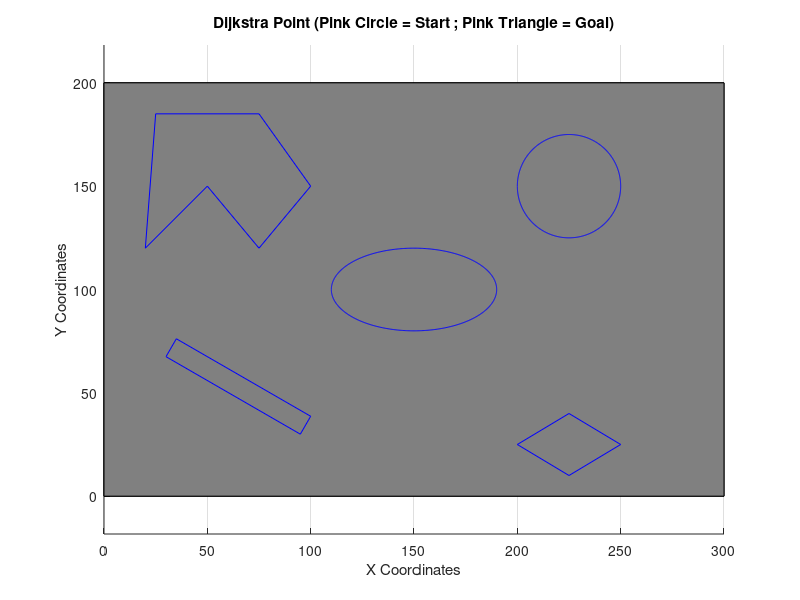

Here is the MATLAB script that generated this plot: (Note: this script raises an error after producing the figure.)
% Chris Wheatley
% ENPM661 Spring 2020
% Project #2

% This script will explore an action space, starting from a user-specified
%   location all the way until the goal node is explored.  Then the optimal
%   path will be drawn.  This script works for both point and rigid robots.

%close all; 
clear all;

% Solicit input node configuration from user
fprintf('\n');
prompt = 'Enter the x,y STARTING node location (e.g. [0,0]), relative to bottom left corner of action space: ';
start_node = input(prompt);
fprintf('\n');

% Solicit goal node configuration from user
fprintf('\n');
prompt1 = 'Enter the x,y GOAL node location (e.g. [181,94]), relative to bottom left corner of action space: ';
goal_node = input(prompt1);
fprintf('\n');

% Solicit robot radius from user
fprintf('\n');
prompt2 = 'Enter robot radius (unit length): ';
r = input(prompt2);
fprintf('\n');

% Solicit obstacle clearance from user
fprintf('\n');
prompt3 = 'Enter obstacle clearance (unit length): ';
c = input(prompt3);
fprintf('\n');

xmax=300; ymax=200;
fig=figure; hold on; axis equal;
% Define black border around action movement area
line([0 xmax xmax 0 0],[0 0 ymax ymax 0],'Color','black');
grid on;
xlabel('X Coordinates'); ylabel('Y Coordinates');
title('Dijkstra Point (Pink Circle = Start ; Pink Triangle = Goal)');

xl = [0 xmax];
yl = [0 ymax];
% Initialize greyed-out action space
patch([xl fliplr(xl)], [yl(1) yl(1) yl(2) yl(2)], [0.5 0.5 0.5]);

% Define obstacle space
% Concave polygon
h1=line([20 50 75 100 75 25 20],[120 150 120 150 185 185 120],'Color','blue');

% Rectangle
h2=line([95 100 35 30 95],[30 38.6603 76.1603 67.5 30],'Color','blue');

% Diamond
h3=line([225 250 225 200 225],[10 25 40 25 10],'Color','blue');

% Ellipse
a=40; % horizontal radius
b=20; % vertical radius
x0=150; % x0,y0 ellipse centre coordinates
y0=100;
t=-pi:0.01:pi;
x=x0+a*cos(t);
y=y0+b*sin(t);
h4=plot(x,y,'Color','blue');

% Circle 
xunit = 25 * cos(t) + 225;
yunit = 25 * sin(t) + 150;
h5=plot(xunit, yunit,'Color','blue');

% xunit = 10 * cos(t) + 25;
% yunit = 10 * sin(t) + 25;
% h6=plot(xunit, yunit,'Color','blue');

Obstacles=[h1 h2 h3 h4 h5];

startInObstacle = obstacleCheckRigid(Obstacles,start_node,r,c);
goalInObstacle = obstacleCheckRigid(Obstacles,goal_node,r,c);

if startInObstacle==1
    outside_obs_start=1;
    while outside_obs_start==1
        % Display message if start node falls outside of action space 
        fprintf('\n');
        disp('INAVLID START NODE LOCATION! Interference w/Obstacle.');
        fprintf('\n');
        prompt = 'Enter new x,y STARTING node location (e.g. [0,0]), relative to bottom left corner of action space: ';
        start_node = input(prompt);
        outside_obs_start = obstacleCheckRigid(Obstacles,start_node,r,c);
    end
end

if goalInObstacle==1
    outside_obs_goal=1;
    while outside_obs_goal==1
        % Display message if goal node falls outside of action space 
        fprintf('\n');
        disp('INAVLID GOAL NODE LOCATION! Interference w/Obstacle.');
        fprintf('\n');
        prompt = 'Enter new x,y GOAL node location (e.g. [0,0]), relative to bottom left corner of action space: ';
        goal_node = input(prompt);
        outside_obs_goal = obstacleCheckRigid(Obstacles,goal_node,r,c);
    end
end

% Start program run timer
tic

% Plot start and end point
plot(start_node(1), start_node(2),'mo','MarkerFaceColor','m');
plot(goal_node(1), goal_node(2),'m^','MarkerFaceColor','m');
drawnow

uistack(fig,'top');

% Initialize start node info
Nodes(1).x=start_node(1);
Nodes(1).y=start_node(2);
Nodes(1).ParentID=0;
Nodes(1).ID=1;
Nodes(1).Cost2Come=0;
Nodes(1).Explored=1;

goal_node_explored=0;
i=1;
ParentIdx=1;

move_cost_slant=sqrt(2);
move_cost_straight=1;

% While goal node HAS NOT BEEN EXPLORED, perform every possible action and
%   record info in running structure
while goal_node_explored==0
    lowest_cost_path_used=0;
    parent_x=Nodes(i).x; 
    parent_y=Nodes(i).y;
    x_vals=[Nodes.x]; y_vals=[Nodes.y];
    
    % Perform all possible actions for node located in bottom left of grid
    if and(Nodes(i).x==0,Nodes(i).y==0)==1
        
        [x,y] = ActionMoveUp(parent_x,parent_y);
        x_mask=x_vals==x; y_mask=y_vals==y;
         
        if sum(and(x_mask,y_mask))>=1
        else
        outside_obs_goal = obstacleCheckRigid(Obstacles,[x,y],r,c);
        if outside_obs_goal==0
            lowest_cost_path_used=1;
            ParentIdx=ParentIdx+1;
            Nodes(ParentIdx).x=x;
            Nodes(ParentIdx).y=y;
            Nodes(ParentIdx).ParentID=i;
            Nodes(ParentIdx).ID=ParentIdx;
            Nodes(ParentIdx).Explored=1;
            Nodes(ParentIdx).Cost2Come=Nodes(i).Cost2Come+move_cost_straight;
            if and(goal_node(1)==x,goal_node(2)==y)==1
                goal_node_explored=1;
            else
            end
            plot(x,y,'ys','MarkerFaceColor','w')             
            drawnow;
        else
        end
        end
        
        [x,y] = ActionMoveRight(parent_x,parent_y);
        x_mask=x_vals==x; y_mask=y_vals==y;
         
        if sum(and(x_mask,y_mask))>=1
        else
        outside_obs_goal = obstacleCheckRigid(Obstacles,[x,y],r,c);
        if outside_obs_goal==0
            lowest_cost_path_used=1;
            ParentIdx=ParentIdx+1;
            Nodes(ParentIdx).x=x;
            Nodes(ParentIdx).y=y;
            Nodes(ParentIdx).ParentID=i;
            Nodes(ParentIdx).ID=ParentIdx;
            Nodes(ParentIdx).Explored=1;
            Nodes(ParentIdx).Cost2Come=Nodes(i).Cost2Come+move_cost_straight;
            if and(goal_node(1)==x,goal_node(2)==y)==1
                goal_node_explored=1;
            else
            end
            plot(x,y,'ys','MarkerFaceColor','w')             
            drawnow;
        else
        end
        end
        
        if lowest_cost_path_used==0
            [x,y] = ActionMoveUpRight(parent_x,parent_y);
            x_mask=x_vals==x; y_mask=y_vals==y;
             
            if sum(and(x_mask,y_mask))>=1
            else

            outside_obs_goal = obstacleCheckRigid(Obstacles,[x,y],r,c);
            if outside_obs_goal==0
                ParentIdx=ParentIdx+1;
                Nodes(ParentIdx).x=x;
                Nodes(ParentIdx).y=y;
                Nodes(ParentIdx).ParentID=i;
                Nodes(ParentIdx).ID=ParentIdx;
                Nodes(ParentIdx).Explored=1;
                Nodes(ParentIdx).Cost2Come=Nodes(i).Cost2Come+move_cost_slant;
                if and(goal_node(1)==x,goal_node(2)==y)==1
                    goal_node_explored=1;
                else
                end
                plot(x,y,'ys','MarkerFaceColor','w') 
                drawnow
            else
            end
            end
        else
        end
        
    % Perform all possible actions for node located in top left of grid
    elseif and(Nodes(i).x==0,Nodes(i).y==ymax)==1
        
        [x,y] = ActionMoveRight(parent_x,parent_y);
        x_mask=x_vals==x; y_mask=y_vals==y;
         
        if sum(and(x_mask,y_mask))>=1
        else
        outside_obs_goal = obstacleCheckRigid(Obstacles,[x,y],r,c);
        if outside_obs_goal==0
            lowest_cost_path_used=1;
            ParentIdx=ParentIdx+1;
            Nodes(ParentIdx).x=x;
            Nodes(ParentIdx).y=y;
            Nodes(ParentIdx).ParentID=i;
            Nodes(ParentIdx).ID=ParentIdx;            
            Nodes(ParentIdx).Explored=1;
            Nodes(ParentIdx).Cost2Come=Nodes(i).Cost2Come+move_cost_straight;
            if and(goal_node(1)==x,goal_node(2)==y)==1
                goal_node_explored=1;
            else
            end
            plot(x,y,'ys','MarkerFaceColor','w')             
            drawnow;
        else
        end
        end
        
        [x,y] = ActionMoveDown(parent_x,parent_y);
        x_mask=x_vals==x; y_mask=y_vals==y;
         
        if sum(and(x_mask,y_mask))>=1
        else        
        outside_obs_goal = obstacleCheckRigid(Obstacles,[x,y],r,c);
        if outside_obs_goal==0
            lowest_cost_path_used=1;
            ParentIdx=ParentIdx+1;
            Nodes(ParentIdx).x=x;
            Nodes(ParentIdx).y=y;
            Nodes(ParentIdx).ParentID=i;
            Nodes(ParentIdx).ID=ParentIdx;            
            Nodes(ParentIdx).Explored=1;
            Nodes(ParentIdx).Cost2Come=Nodes(i).Cost2Come+move_cost_straight;
            if and(goal_node(1)==x,goal_node(2)==y)==1
                goal_node_explored=1;
            else
            end
            plot(x,y,'ys','MarkerFaceColor','w')             
            drawnow;
        else
        end
        end
        
        if lowest_cost_path_used==0
            [x,y] = ActionMoveDownRight(parent_x,parent_y);
            x_mask=x_vals==x; y_mask=y_vals==y;
             
            if sum(and(x_mask,y_mask))>=1
            else

            outside_obs_goal = obstacleCheckRigid(Obstacles,[x,y],r,c);
            if outside_obs_goal==0
                ParentIdx=ParentIdx+1;
                Nodes(ParentIdx).x=x;
                Nodes(ParentIdx).y=y;
                Nodes(ParentIdx).ParentID=i;
                Nodes(ParentIdx).ID=ParentIdx;
                Nodes(ParentIdx).Explored=1;
                Nodes(ParentIdx).Cost2Come=Nodes(i).Cost2Come+move_cost_slant;
                if and(goal_node(1)==x,goal_node(2)==y)==1
                    goal_node_explored=1;
                else
                end
                plot(x,y,'ys','MarkerFaceColor','w') 
                drawnow
            else
            end
            end
        else
        end
        
    % Perform all possible actions for node located in bottom right of grid
    elseif and(Nodes(i).x==xmax,Nodes(i).y==0)==1
       
        [x,y] = ActionMoveUp(parent_x,parent_y);
        x_mask=x_vals==x; y_mask=y_vals==y;
         
        if sum(and(x_mask,y_mask))>=1
        else
        outside_obs_goal = obstacleCheckRigid(Obstacles,[x,y],r,c);
        if outside_obs_goal==0
            lowest_cost_path_used=1;
            ParentIdx=ParentIdx+1;
            Nodes(ParentIdx).x=x;
            Nodes(ParentIdx).y=y;
            Nodes(ParentIdx).ParentID=i;
            Nodes(ParentIdx).ID=ParentIdx;
            Nodes(ParentIdx).Explored=1;
            Nodes(ParentIdx).Cost2Come=Nodes(i).Cost2Come+move_cost_straight;
            if and(goal_node(1)==x,goal_node(2)==y)==1
                goal_node_explored=1;
            else
            end
            plot(x,y,'ys','MarkerFaceColor','w')             
            drawnow;
        else
        end
        end
        
        [x,y] = ActionMoveLeft(parent_x,parent_y);
        x_mask=x_vals==x; y_mask=y_vals==y;
         
        if sum(and(x_mask,y_mask))>=1
        else
        outside_obs_goal = obstacleCheckRigid(Obstacles,[x,y],r,c);
        if outside_obs_goal==0
            lowest_cost_path_used=1;
            ParentIdx=ParentIdx+1;
            Nodes(ParentIdx).x=x;
            Nodes(ParentIdx).y=y;
            Nodes(ParentIdx).ParentID=i;
            Nodes(ParentIdx).ID=ParentIdx;
            Nodes(ParentIdx).Explored=1;
            Nodes(ParentIdx).Cost2Come=Nodes(i).Cost2Come+move_cost_straight;
            if and(goal_node(1)==x,goal_node(2)==y)==1
                goal_node_explored=1;
            else
            end
            plot(x,y,'ys','MarkerFaceColor','w')            
            drawnow;
        else
        end
        end
        
        if lowest_cost_path_used==0
            [x,y] = ActionMoveUpLeft(parent_x,parent_y);
            x_mask=x_vals==x; y_mask=y_vals==y;
             
            if sum(and(x_mask,y_mask))>=1
            else

            outside_obs_goal = obstacleCheckRigid(Obstacles,[x,y],r,c);
            if outside_obs_goal==0
                ParentIdx=ParentIdx+1;
                Nodes(ParentIdx).x=x;
                Nodes(ParentIdx).y=y;
                Nodes(ParentIdx).ParentID=i;
                Nodes(ParentIdx).ID=ParentIdx;
                Nodes(ParentIdx).Explored=1;
                Nodes(ParentIdx).Cost2Come=Nodes(i).Cost2Come+move_cost_slant;
                if and(goal_node(1)==x,goal_node(2)==y)==1
                    goal_node_explored=1;
                else
                end
                plot(x,y,'ys','MarkerFaceColor','w') 
                drawnow
            else
            end
            end
        else
        end
        
    % Perform all possible actions for node located in top right of grid
    elseif and(Nodes(i).x==xmax,Nodes(i).y==ymax)==1
        [x,y] = ActionMoveLeft(parent_x,parent_y);
        x_mask=x_vals==x; y_mask=y_vals==y;
         
        if sum(and(x_mask,y_mask))>=1
        else
        outside_obs_goal = obstacleCheckRigid(Obstacles,[x,y],r,c);
        if outside_obs_goal==0
            lowest_cost_path_used=1;
            ParentIdx=ParentIdx+1;
            Nodes(ParentIdx).x=x;
            Nodes(ParentIdx).y=y;
            Nodes(ParentIdx).ParentID=i;
            Nodes(ParentIdx).ID=ParentIdx;
            Nodes(ParentIdx).Explored=1;
            Nodes(ParentIdx).Cost2Come=Nodes(i).Cost2Come+move_cost_straight;
            if and(goal_node(1)==x,goal_node(2)==y)==1
                goal_node_explored=1;
            else
            end
            plot(x,y,'ys','MarkerFaceColor','w')            
            drawnow;
        else
        end
        end
        
        [x,y] = ActionMoveDown(parent_x,parent_y);
        x_mask=x_vals==x; y_mask=y_vals==y;
         
        if sum(and(x_mask,y_mask))>=1
        else
        outside_obs_goal = obstacleCheckRigid(Obstacles,[x,y],r,c);
        if outside_obs_goal==0
            lowest_cost_path_used=1;
            ParentIdx=ParentIdx+1;
            Nodes(ParentIdx).x=x;
            Nodes(ParentIdx).y=y;
            Nodes(ParentIdx).ParentID=i;
            Nodes(ParentIdx).ID=ParentIdx;
            Nodes(ParentIdx).Explored=1;
            Nodes(ParentIdx).Cost2Come=Nodes(i).Cost2Come+move_cost_straight;
            if and(goal_node(1)==x,goal_node(2)==y)==1
                goal_node_explored=1;
            else
            end
            plot(x,y,'ys','MarkerFaceColor','w')           
            drawnow;
        else
        end
        end
        
        if lowest_cost_path_used==0
            [x,y] = ActionMoveDownLeft(parent_x,parent_y);
            x_mask=x_vals==x; y_mask=y_vals==y;
             
            if sum(and(x_mask,y_mask))>=1
            else

            outside_obs_goal = obstacleCheckRigid(Obstacles,[x,y],r,c);
            if outside_obs_goal==0
                ParentIdx=ParentIdx+1;
                Nodes(ParentIdx).x=x;
                Nodes(ParentIdx).y=y;
                Nodes(ParentIdx).ParentID=i;
                Nodes(ParentIdx).ID=ParentIdx;
                Nodes(ParentIdx).Explored=1;
                Nodes(ParentIdx).Cost2Come=Nodes(i).Cost2Come+move_cost_slant;
                if and(goal_node(1)==x,goal_node(2)==y)==1
                    goal_node_explored=1;
                else
                end
                plot(x,y,'ys','MarkerFaceColor','w') 
                drawnow
            else
            end
            end
        else
        end        
    
    % Perform all possible actions for node located on left wall of grid
    elseif Nodes(i).x==0    
        [x,y] = ActionMoveUp(parent_x,parent_y);
        x_mask=x_vals==x; y_mask=y_vals==y;
         
        if sum(and(x_mask,y_mask))>=1
        else
        outside_obs_goal = obstacleCheckRigid(Obstacles,[x,y],r,c);
        if outside_obs_goal==0
            lowest_cost_path_used=1;
            ParentIdx=ParentIdx+1;
            Nodes(ParentIdx).x=x;
            Nodes(ParentIdx).y=y;
            Nodes(ParentIdx).ParentID=i;
            Nodes(ParentIdx).ID=ParentIdx;
            Nodes(ParentIdx).Explored=1;
            Nodes(ParentIdx).Cost2Come=Nodes(i).Cost2Come+move_cost_straight;
            if and(goal_node(1)==x,goal_node(2)==y)==1
                goal_node_explored=1;
            else
            end
            plot(x,y,'ys','MarkerFaceColor','w')          
            drawnow;
        else
        end
        end
        
        [x,y] = ActionMoveRight(parent_x,parent_y);
        x_mask=x_vals==x; y_mask=y_vals==y;
         
        if sum(and(x_mask,y_mask))>=1
        else
        outside_obs_goal = obstacleCheckRigid(Obstacles,[x,y],r,c);
        if outside_obs_goal==0
            lowest_cost_path_used=1;
            ParentIdx=ParentIdx+1;
            Nodes(ParentIdx).x=x;
            Nodes(ParentIdx).y=y;
            Nodes(ParentIdx).ParentID=i;
            Nodes(ParentIdx).ID=ParentIdx;
            Nodes(ParentIdx).Explored=1;
            Nodes(ParentIdx).Cost2Come=Nodes(i).Cost2Come+move_cost_straight;
            if and(goal_node(1)==x,goal_node(2)==y)==1
                goal_node_explored=1;
            else
            end
            plot(x,y,'ys','MarkerFaceColor','w')            
            drawnow;
        else
        end
        end
        
        [x,y] = ActionMoveDown(parent_x,parent_y);
        x_mask=x_vals==x; y_mask=y_vals==y;
         
        if sum(and(x_mask,y_mask))>=1
        else
        outside_obs_goal = obstacleCheckRigid(Obstacles,[x,y],r,c);
        if outside_obs_goal==0
            lowest_cost_path_used=1;
            ParentIdx=ParentIdx+1;
            Nodes(ParentIdx).x=x;
            Nodes(ParentIdx).y=y;
            Nodes(ParentIdx).ParentID=i;
            Nodes(ParentIdx).ID=ParentIdx;
            Nodes(ParentIdx).Explored=1;
            Nodes(ParentIdx).Cost2Come=Nodes(i).Cost2Come+move_cost_straight;
            if and(goal_node(1)==x,goal_node(2)==y)==1
                goal_node_explored=1;
            else
            end
            plot(x,y,'ys','MarkerFaceColor','w')           
            drawnow;
        else
        end
        end
        
        if lowest_cost_path_used==0
            [x,y] = ActionMoveDownRight(parent_x,parent_y);
            x_mask=x_vals==x; y_mask=y_vals==y;
             
            if sum(and(x_mask,y_mask))>=1
            else

            outside_obs_goal = obstacleCheckRigid(Obstacles,[x,y],r,c);
            if outside_obs_goal==0
                ParentIdx=ParentIdx+1;
                Nodes(ParentIdx).x=x;
                Nodes(ParentIdx).y=y;
                Nodes(ParentIdx).ParentID=i;
                Nodes(ParentIdx).ID=ParentIdx;
                Nodes(ParentIdx).Explored=1;
                Nodes(ParentIdx).Cost2Come=Nodes(i).Cost2Come+move_cost_slant;
                if and(goal_node(1)==x,goal_node(2)==y)==1
                    goal_node_explored=1;
                else
                end
                plot(x,y,'ys','MarkerFaceColor','w') 
                drawnow
            else
            end
            end
        else
        end
        
        if lowest_cost_path_used==0
            [x,y] = ActionMoveUpRight(parent_x,parent_y);
            x_mask=x_vals==x; y_mask=y_vals==y;
             
            if sum(and(x_mask,y_mask))>=1
            else

            outside_obs_goal = obstacleCheckRigid(Obstacles,[x,y],r,c);
            if outside_obs_goal==0
                ParentIdx=ParentIdx+1;
                Nodes(ParentIdx).x=x;
                Nodes(ParentIdx).y=y;
                Nodes(ParentIdx).ParentID=i;
                Nodes(ParentIdx).ID=ParentIdx;
                Nodes(ParentIdx).Explored=1;
                Nodes(ParentIdx).Cost2Come=Nodes(i).Cost2Come+move_cost_slant;
                if and(goal_node(1)==x,goal_node(2)==y)==1
                    goal_node_explored=1;
                else
                end
                plot(x,y,'ys','MarkerFaceColor','w') 
                drawnow
            else
            end
            end
        else
        end        
        
    % Perform all possible actions for node located in on right wall of
    %   grid
    elseif Nodes(i).x==xmax        
        [x,y] = ActionMoveUp(parent_x,parent_y);
        x_mask=x_vals==x; y_mask=y_vals==y;
         
        if sum(and(x_mask,y_mask))>=1
        else
        outside_obs_goal = obstacleCheckRigid(Obstacles,[x,y],r,c);
        if outside_obs_goal==0
            lowest_cost_path_used=1;
            ParentIdx=ParentIdx+1;
            Nodes(ParentIdx).x=x;
            Nodes(ParentIdx).y=y;
            Nodes(ParentIdx).ParentID=i;
            Nodes(ParentIdx).ID=ParentIdx;
            Nodes(ParentIdx).Explored=1;
            Nodes(ParentIdx).Cost2Come=Nodes(i).Cost2Come+move_cost_straight;
            if and(goal_node(1)==x,goal_node(2)==y)==1
                goal_node_explored=1;
            else
            end
            plot(x,y,'ys','MarkerFaceColor','w')         
            drawnow;
        else
        end
        end
        
        [x,y] = ActionMoveLeft(parent_x,parent_y);
        x_mask=x_vals==x; y_mask=y_vals==y;
         
        if sum(and(x_mask,y_mask))>=1
        else
        outside_obs_goal = obstacleCheckRigid(Obstacles,[x,y],r,c);
        if outside_obs_goal==0
            lowest_cost_path_used=1;
            ParentIdx=ParentIdx+1;
            Nodes(ParentIdx).x=x;
            Nodes(ParentIdx).y=y;
            Nodes(ParentIdx).ParentID=i;
            Nodes(ParentIdx).ID=ParentIdx;
            Nodes(ParentIdx).Explored=1;
            Nodes(ParentIdx).Cost2Come=Nodes(i).Cost2Come+move_cost_straight;
            if and(goal_node(1)==x,goal_node(2)==y)==1
                goal_node_explored=1;
            else
            end
            plot(x,y,'ys','MarkerFaceColor','w')          
            drawnow;
        else
        end
        end
        
        [x,y] = ActionMoveDown(parent_x,parent_y);
        x_mask=x_vals==x; y_mask=y_vals==y;
         
        if sum(and(x_mask,y_mask))>=1
        else
        outside_obs_goal = obstacleCheckRigid(Obstacles,[x,y],r,c);
        if outside_obs_goal==0
            lowest_cost_path_used=1;
            ParentIdx=ParentIdx+1;
            Nodes(ParentIdx).x=x;
            Nodes(ParentIdx).y=y;
            Nodes(ParentIdx).ParentID=i;
            Nodes(ParentIdx).ID=ParentIdx;
            Nodes(ParentIdx).Explored=1;
            Nodes(ParentIdx).Cost2Come=Nodes(i).Cost2Come+move_cost_straight;
            if and(goal_node(1)==x,goal_node(2)==y)==1
                goal_node_explored=1;
            else
            end
            plot(x,y,'ys','MarkerFaceColor','w')         
            drawnow;
        else
        end
        end
        
        if lowest_cost_path_used==0
            [x,y] = ActionMoveUpLeft(parent_x,parent_y);
            x_mask=x_vals==x; y_mask=y_vals==y;
             
            if sum(and(x_mask,y_mask))>=1
            else

            outside_obs_goal = obstacleCheckRigid(Obstacles,[x,y],r,c);
            if outside_obs_goal==0
                ParentIdx=ParentIdx+1;
                Nodes(ParentIdx).x=x;
                Nodes(ParentIdx).y=y;
                Nodes(ParentIdx).ParentID=i;
                Nodes(ParentIdx).ID=ParentIdx;
                Nodes(ParentIdx).Explored=1;
                Nodes(ParentIdx).Cost2Come=Nodes(i).Cost2Come+move_cost_slant;
                if and(goal_node(1)==x,goal_node(2)==y)==1
                    goal_node_explored=1;
                else
                end
                plot(x,y,'ys','MarkerFaceColor','w') 
                drawnow
            else
            end
            end
        else
        end
        
        if lowest_cost_path_used==0
            [x,y] = ActionMoveDownLeft(parent_x,parent_y);
            x_mask=x_vals==x; y_mask=y_vals==y;
             
            if sum(and(x_mask,y_mask))>=1
            else

            outside_obs_goal = obstacleCheckRigid(Obstacles,[x,y],r,c);
            if outside_obs_goal==0
                ParentIdx=ParentIdx+1;
                Nodes(ParentIdx).x=x;
                Nodes(ParentIdx).y=y;
                Nodes(ParentIdx).ParentID=i;
                Nodes(ParentIdx).ID=ParentIdx;
                Nodes(ParentIdx).Explored=1;
                Nodes(ParentIdx).Cost2Come=Nodes(i).Cost2Come+move_cost_slant;
                if and(goal_node(1)==x,goal_node(2)==y)==1
                    goal_node_explored=1;
                else
                end
                plot(x,y,'ys','MarkerFaceColor','w') 
                drawnow
            else
            end
            end
        else
        end
        
    % Perform all possible actions for node located on bottom/floor of grid
    elseif Nodes(i).y==0   
        [x,y] = ActionMoveUp(parent_x,parent_y);
        x_mask=x_vals==x; y_mask=y_vals==y;
         
        if sum(and(x_mask,y_mask))>=1
        else
        outside_obs_goal = obstacleCheckRigid(Obstacles,[x,y],r,c);
        if outside_obs_goal==0
            lowest_cost_path_used=1;
            ParentIdx=ParentIdx+1;
            Nodes(ParentIdx).x=x;
            Nodes(ParentIdx).y=y;
            Nodes(ParentIdx).ParentID=i;
            Nodes(ParentIdx).ID=ParentIdx;
            Nodes(ParentIdx).Explored=1;
            Nodes(ParentIdx).Cost2Come=Nodes(i).Cost2Come+move_cost_straight;
            if and(goal_node(1)==x,goal_node(2)==y)==1
                goal_node_explored=1;
            else
            end
            plot(x,y,'ys','MarkerFaceColor','w')         
            drawnow;
        else
        end
        end
        
        [x,y] = ActionMoveRight(parent_x,parent_y);
        x_mask=x_vals==x; y_mask=y_vals==y;
         
        if sum(and(x_mask,y_mask))>=1
        else
        outside_obs_goal = obstacleCheckRigid(Obstacles,[x,y],r,c);
        if outside_obs_goal==0
            lowest_cost_path_used=1;
            ParentIdx=ParentIdx+1;
            Nodes(ParentIdx).x=x;
            Nodes(ParentIdx).y=y;
            Nodes(ParentIdx).ParentID=i;
            Nodes(ParentIdx).ID=ParentIdx;
            Nodes(ParentIdx).Explored=1;
            Nodes(ParentIdx).Cost2Come=Nodes(i).Cost2Come+move_cost_straight;
            if and(goal_node(1)==x,goal_node(2)==y)==1
                goal_node_explored=1;
            else
            end
            plot(x,y,'ys','MarkerFaceColor','w')          
            drawnow;
        else
        end
        end
        
        [x,y] = ActionMoveLeft(parent_x,parent_y);
        x_mask=x_vals==x; y_mask=y_vals==y;
         
        if sum(and(x_mask,y_mask))>=1
        else
        outside_obs_goal = obstacleCheckRigid(Obstacles,[x,y],r,c);
        if outside_obs_goal==0
            lowest_cost_path_used=1;
            ParentIdx=ParentIdx+1;
            Nodes(ParentIdx).x=x;
            Nodes(ParentIdx).y=y;
            Nodes(ParentIdx).ParentID=i;
            Nodes(ParentIdx).ID=ParentIdx;
            Nodes(ParentIdx).Explored=1;
            Nodes(ParentIdx).Cost2Come=Nodes(i).Cost2Come+move_cost_straight;
            if and(goal_node(1)==x,goal_node(2)==y)==1
                goal_node_explored=1;
            else
            end
            plot(x,y,'ys','MarkerFaceColor','w')         
            drawnow;
        else
        end
        end
        
        if lowest_cost_path_used==0
            [x,y] = ActionMoveUpLeft(parent_x,parent_y);
            x_mask=x_vals==x; y_mask=y_vals==y;
             
            if sum(and(x_mask,y_mask))>=1
            else

            outside_obs_goal = obstacleCheckRigid(Obstacles,[x,y],r,c);
            if outside_obs_goal==0
                ParentIdx=ParentIdx+1;
                Nodes(ParentIdx).x=x;
                Nodes(ParentIdx).y=y;
                Nodes(ParentIdx).ParentID=i;
                Nodes(ParentIdx).ID=ParentIdx;
                Nodes(ParentIdx).Explored=1;
                Nodes(ParentIdx).Cost2Come=Nodes(i).Cost2Come+move_cost_slant;
                if and(goal_node(1)==x,goal_node(2)==y)==1
                    goal_node_explored=1;
                else
                end
                plot(x,y,'ys','MarkerFaceColor','w') 
                drawnow
            else
            end
            end
        else
        end
        
        if lowest_cost_path_used==0
            [x,y] = ActionMoveUpRight(parent_x,parent_y);
            x_mask=x_vals==x; y_mask=y_vals==y;
             
            if sum(and(x_mask,y_mask))>=1
            else

            outside_obs_goal = obstacleCheckRigid(Obstacles,[x,y],r,c);
            if outside_obs_goal==0
                ParentIdx=ParentIdx+1;
                Nodes(ParentIdx).x=x;
                Nodes(ParentIdx).y=y;
                Nodes(ParentIdx).ParentID=i;
                Nodes(ParentIdx).ID=ParentIdx;
                Nodes(ParentIdx).Explored=1;
                Nodes(ParentIdx).Cost2Come=Nodes(i).Cost2Come+move_cost_slant;
                if and(goal_node(1)==x,goal_node(2)==y)==1
                    goal_node_explored=1;
                else
                end
                plot(x,y,'ys','MarkerFaceColor','w') 
                drawnow
            else
            end
            end
        else
        end        
        
    % Perform all possible actions for node located on top/ceiling of grid
    elseif Nodes(i).y==ymax       
        [x,y] = ActionMoveRight(parent_x,parent_y);
        x_mask=x_vals==x; y_mask=y_vals==y;
         
        if sum(and(x_mask,y_mask))>=1
        else
        outside_obs_goal = obstacleCheckRigid(Obstacles,[x,y],r,c);
        if outside_obs_goal==0
            lowest_cost_path_used=1;
            ParentIdx=ParentIdx+1;
            Nodes(ParentIdx).x=x;
            Nodes(ParentIdx).y=y;
            Nodes(ParentIdx).ParentID=i;
            Nodes(ParentIdx).ID=ParentIdx;
            Nodes(ParentIdx).Explored=1;
            Nodes(ParentIdx).Cost2Come=Nodes(i).Cost2Come+move_cost_straight;
            if and(goal_node(1)==x,goal_node(2)==y)==1
                goal_node_explored=1;
            else
            end
            plot(x,y,'ys','MarkerFaceColor','w')       
            drawnow;
        else
        end
        end
        
        [x,y] = ActionMoveDown(parent_x,parent_y);
        x_mask=x_vals==x; y_mask=y_vals==y;
         
        if sum(and(x_mask,y_mask))>=1
        else
        outside_obs_goal = obstacleCheckRigid(Obstacles,[x,y],r,c);
        if outside_obs_goal==0
            lowest_cost_path_used=1;
            ParentIdx=ParentIdx+1;
            Nodes(ParentIdx).x=x;
            Nodes(ParentIdx).y=y;
            Nodes(ParentIdx).ParentID=i;
            Nodes(ParentIdx).ID=ParentIdx;
            Nodes(ParentIdx).Explored=1;
            Nodes(ParentIdx).Cost2Come=Nodes(i).Cost2Come+move_cost_straight;
            if and(goal_node(1)==x,goal_node(2)==y)==1
                goal_node_explored=1;
            else
            end
            plot(x,y,'ys','MarkerFaceColor','w')          
            drawnow;
        else
        end
        end
        
        [x,y] = ActionMoveLeft(parent_x,parent_y);
        x_mask=x_vals==x; y_mask=y_vals==y;
         
        if sum(and(x_mask,y_mask))>=1
        else
        outside_obs_goal = obstacleCheckRigid(Obstacles,[x,y],r,c);
        if outside_obs_goal==0
            lowest_cost_path_used=1;
            ParentIdx=ParentIdx+1;
            Nodes(ParentIdx).x=x;
            Nodes(ParentIdx).y=y;
            Nodes(ParentIdx).ParentID=i;
            Nodes(ParentIdx).ID=ParentIdx;
            Nodes(ParentIdx).Explored=1;
            Nodes(ParentIdx).Cost2Come=Nodes(i).Cost2Come+move_cost_straight;
            if and(goal_node(1)==x,goal_node(2)==y)==1
                goal_node_explored=1;
            else
            end
            plot(x,y,'ys','MarkerFaceColor','w')          
            drawnow;
        else
        end
        end
        
        if lowest_cost_path_used==0
            [x,y] = ActionMoveDownLeft(parent_x,parent_y);
            x_mask=x_vals==x; y_mask=y_vals==y;
             
            if sum(and(x_mask,y_mask))>=1
            else

            outside_obs_goal = obstacleCheckRigid(Obstacles,[x,y],r,c);
            if outside_obs_goal==0
                ParentIdx=ParentIdx+1;
                Nodes(ParentIdx).x=x;
                Nodes(ParentIdx).y=y;
                Nodes(ParentIdx).ParentID=i;
                Nodes(ParentIdx).ID=ParentIdx;
                Nodes(ParentIdx).Explored=1;
                Nodes(ParentIdx).Cost2Come=Nodes(i).Cost2Come+move_cost_slant;
                if and(goal_node(1)==x,goal_node(2)==y)==1
                    goal_node_explored=1;
                else
                end
                plot(x,y,'ys','MarkerFaceColor','w') 
                drawnow
            else
            end
            end
        else
        end
        
        if lowest_cost_path_used==0
            [x,y] = ActionMoveDownRight(parent_x,parent_y);
            x_mask=x_vals==x; y_mask=y_vals==y;
             
            if sum(and(x_mask,y_mask))>=1
            else

            outside_obs_goal = obstacleCheckRigid(Obstacles,[x,y],r,c);
            if outside_obs_goal==0
                ParentIdx=ParentIdx+1;
                Nodes(ParentIdx).x=x;
                Nodes(ParentIdx).y=y;
                Nodes(ParentIdx).ParentID=i;
                Nodes(ParentIdx).ID=ParentIdx;
                Nodes(ParentIdx).Explored=1;
                Nodes(ParentIdx).Cost2Come=Nodes(i).Cost2Come+move_cost_slant;
                if and(goal_node(1)==x,goal_node(2)==y)==1
                    goal_node_explored=1;
                else
                end
                plot(x,y,'ys','MarkerFaceColor','w') 
                drawnow
            else
            end
            end
        else
        end        
        
    % Perform all possible actions for node located in part of grid where
    %   walls do not interfere
    else
        [x,y] = ActionMoveRight(parent_x,parent_y);
        x_mask=x_vals==x; y_mask=y_vals==y;
         
        if sum(and(x_mask,y_mask))>=1
        else
        outside_obs_goal = obstacleCheckRigid(Obstacles,[x,y],r,c);
        if outside_obs_goal==0
            lowest_cost_path_used=1;
            ParentIdx=ParentIdx+1;
            Nodes(ParentIdx).x=x;
            Nodes(ParentIdx).y=y;
            Nodes(ParentIdx).ParentID=i;
            Nodes(ParentIdx).ID=ParentIdx;
            Nodes(ParentIdx).Explored=1;
            Nodes(ParentIdx).Cost2Come=Nodes(i).Cost2Come+move_cost_straight;
            if and(goal_node(1)==x,goal_node(2)==y)==1
                goal_node_explored=1;
            else
            end
            plot(x,y,'ys','MarkerFaceColor','w')        
            drawnow;
        else
        end
        end
        
        [x,y] = ActionMoveDown(parent_x,parent_y);
        x_mask=x_vals==x; y_mask=y_vals==y;
         
        if sum(and(x_mask,y_mask))>=1
        else
        outside_obs_goal = obstacleCheckRigid(Obstacles,[x,y],r,c);
        if outside_obs_goal==0
            lowest_cost_path_used=1;
            ParentIdx=ParentIdx+1;
            Nodes(ParentIdx).x=x;
            Nodes(ParentIdx).y=y;
            Nodes(ParentIdx).ParentID=i;
            Nodes(ParentIdx).ID=ParentIdx;
            Nodes(ParentIdx).Explored=1;
            Nodes(ParentIdx).Cost2Come=Nodes(i).Cost2Come+move_cost_straight;
            if and(goal_node(1)==x,goal_node(2)==y)==1
                goal_node_explored=1;
            else
            end
            plot(x,y,'ys','MarkerFaceColor','w')           
            drawnow;
        else
        end
        end
        
        [x,y] = ActionMoveLeft(parent_x,parent_y);
        x_mask=x_vals==x; y_mask=y_vals==y;
         
        if sum(and(x_mask,y_mask))>=1
        else
        outside_obs_goal = obstacleCheckRigid(Obstacles,[x,y],r,c);
        if outside_obs_goal==0
            lowest_cost_path_used=1;
            ParentIdx=ParentIdx+1;
            Nodes(ParentIdx).x=x;
            Nodes(ParentIdx).y=y;
            Nodes(ParentIdx).ParentID=i;
            Nodes(ParentIdx).ID=ParentIdx;
            Nodes(ParentIdx).Explored=1;
            Nodes(ParentIdx).Cost2Come=Nodes(i).Cost2Come+move_cost_straight;
            if and(goal_node(1)==x,goal_node(2)==y)==1
                goal_node_explored=1;
            else
            end
            plot(x,y,'ys','MarkerFaceColor','w')            
            drawnow;
        else
        end
        end
        
        [x,y] = ActionMoveUp(parent_x,parent_y);
        x_mask=x_vals==x; y_mask=y_vals==y;
         
        if sum(and(x_mask,y_mask))>=1
        else
        outside_obs_goal = obstacleCheckRigid(Obstacles,[x,y],r,c);
        if outside_obs_goal==0
            lowest_cost_path_used=1;
            ParentIdx=ParentIdx+1;
            Nodes(ParentIdx).x=x;
            Nodes(ParentIdx).y=y;
            Nodes(ParentIdx).ParentID=i;
            Nodes(ParentIdx).ID=ParentIdx;
            Nodes(ParentIdx).Explored=1;
            Nodes(ParentIdx).Cost2Come=Nodes(i).Cost2Come+move_cost_straight;
            if and(goal_node(1)==x,goal_node(2)==y)==1
                goal_node_explored=1;
            else
            end
            plot(x,y,'ys','MarkerFaceColor','w')           
            drawnow;
        else
        end        
        end
        
        if lowest_cost_path_used==0
            [x,y] = ActionMoveUpRight(parent_x,parent_y);
            x_mask=x_vals==x; y_mask=y_vals==y;
             
            if sum(and(x_mask,y_mask))>=1
            else

            outside_obs_goal = obstacleCheckRigid(Obstacles,[x,y],r,c);
            if outside_obs_goal==0
                ParentIdx=ParentIdx+1;
                Nodes(ParentIdx).x=x;
                Nodes(ParentIdx).y=y;
                Nodes(ParentIdx).ParentID=i;
                Nodes(ParentIdx).ID=ParentIdx;
                Nodes(ParentIdx).Explored=1;
                Nodes(ParentIdx).Cost2Come=Nodes(i).Cost2Come+move_cost_slant;
                if and(goal_node(1)==x,goal_node(2)==y)==1
                    goal_node_explored=1;
                else
                end
                plot(x,y,'ys','MarkerFaceColor','w') 
                drawnow
            else
            end
            end
        else
        end
        
        if lowest_cost_path_used==0
            [x,y] = ActionMoveDownLeft(parent_x,parent_y);
            x_mask=x_vals==x; y_mask=y_vals==y;
             
            if sum(and(x_mask,y_mask))>=1
            else

            outside_obs_goal = obstacleCheckRigid(Obstacles,[x,y],r,c);
            if outside_obs_goal==0
                ParentIdx=ParentIdx+1;
                Nodes(ParentIdx).x=x;
                Nodes(ParentIdx).y=y;
                Nodes(ParentIdx).ParentID=i;
                Nodes(ParentIdx).ID=ParentIdx;
                Nodes(ParentIdx).Explored=1;
                Nodes(ParentIdx).Cost2Come=Nodes(i).Cost2Come+move_cost_slant;
                if and(goal_node(1)==x,goal_node(2)==y)==1
                    goal_node_explored=1;
                else
                end
                plot(x,y,'ys','MarkerFaceColor','w') 
                drawnow
            else
            end
            end
        else
        end
        
        if lowest_cost_path_used==0
            [x,y] = ActionMoveUpLeft(parent_x,parent_y);
            x_mask=x_vals==x; y_mask=y_vals==y;
             
            if sum(and(x_mask,y_mask))>=1
            else

            outside_obs_goal = obstacleCheckRigid(Obstacles,[x,y],r,c);
            if outside_obs_goal==0
                ParentIdx=ParentIdx+1;
                Nodes(ParentIdx).x=x;
                Nodes(ParentIdx).y=y;
                Nodes(ParentIdx).ParentID=i;
                Nodes(ParentIdx).ID=ParentIdx;
                Nodes(ParentIdx).Explored=1;
                Nodes(ParentIdx).Cost2Come=Nodes(i).Cost2Come+move_cost_slant;
                if and(goal_node(1)==x,goal_node(2)==y)==1
                    goal_node_explored=1;
                else
                end
                plot(x,y,'ys','MarkerFaceColor','w') 
                drawnow
            else
            end
            end
        else
        end
        
        if lowest_cost_path_used==0
            [x,y] = ActionMoveDownRight(parent_x,parent_y);
            x_mask=x_vals==x; y_mask=y_vals==y;
             
            if sum(and(x_mask,y_mask))>=1
            else

            outside_obs_goal = obstacleCheckRigid(Obstacles,[x,y],r,c);
            if outside_obs_goal==0
                ParentIdx=ParentIdx+1;
                Nodes(ParentIdx).x=x;
                Nodes(ParentIdx).y=y;
                Nodes(ParentIdx).ParentID=i;
                Nodes(ParentIdx).ID=ParentIdx;
                Nodes(ParentIdx).Explored=1;
                Nodes(ParentIdx).Cost2Come=Nodes(i).Cost2Come+move_cost_slant;
                if and(goal_node(1)==x,goal_node(2)==y)==1
                    goal_node_explored=1;
                else
                end
                plot(x,y,'ys','MarkerFaceColor','w') 
                drawnow
            else
            end
            end
        else
        end 
        
    end
    i=i+1;
    %
end


IDs=cell2mat({Nodes.ID});
PAR_IDs=cell2mat({Nodes.ParentID});
Xs=cell2mat({Nodes.x});
Ys=cell2mat({Nodes.y});
Costs=cell2mat({Nodes.Cost2Come});

k=1;
id(k)=IDs(and(Xs==goal_node(1),Ys==goal_node(2)));
parent(k)=PAR_IDs(and(Xs==goal_node(1),Ys==goal_node(2)));
cost(k)=Costs(and(Xs==goal_node(1),Ys==goal_node(2)));
xval(k)=Xs(and(Xs==goal_node(1),Ys==goal_node(2)));
yval(k)=Ys(and(Xs==goal_node(1),Ys==goal_node(2)));

% Backtrack to find optimal path
backTrackFinished=0;
while backTrackFinished==0
    k=k+1;
    id(k)=parent(k-1);
    parent(k)=PAR_IDs(IDs==id(k));
    cost(k)=Costs(IDs==id(k));
    xval(k)=Xs(IDs==id(k));
    yval(k)=Ys(IDs==id(k));
    if and(xval(k)==start_node(1),yval(k)==start_node(2))==1
        backTrackFinished=1;
    else
    end
end

% Plot optimal path and replot start and end nodes
plot(xval,yval,'g-','LineWidth',1);
drawnow
plot(start_node(1), start_node(2),'mo','MarkerFaceColor','m');
plot(goal_node(1), goal_node(2),'m^','MarkerFaceColor','m');
drawnow
uistack(fig,'top');

% End program run timer
toc
